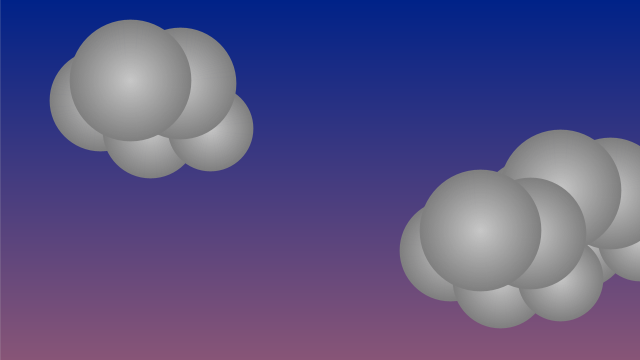
Frame 1 (no input)
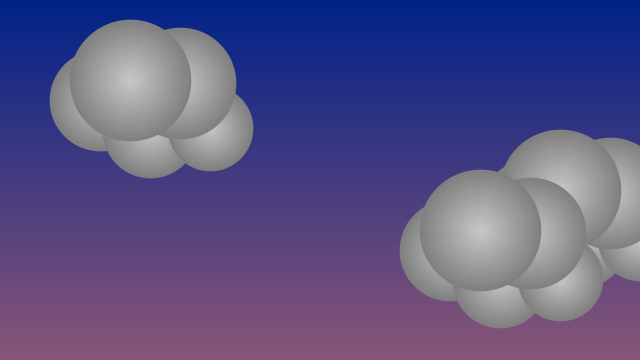
Frame 2 (the mouse pressed at the canvas centre, redrawn once)

The Processing sketch that drew these frames (run headless with seeded random() and noise(); the mouse was pressed at the canvas centre and the sketch redrawn once):

// Processing sketch: processing_182099
// ── processing_182099.pde

int Y_AXIS = 0;
int X_AXIS = 1;
color b1, b2, w, g;

void setup() {
  size(640, 360);
  
  b1 = color(#002288);
  b2 = color(#885577);
  w = color(200);
  g = color(128);
  
  noLoop();
}

void draw() {
  // Sky
  drawGradient(0, 0, width, height, b1, b2, Y_AXIS);
  drawCloud(100, 100);
  drawCloud(530, 210);
  drawCloud(450, 250);
}

void drawCloud(int x, int y) {
  drawRadialGradient(x, y, 50, w, g);
  drawRadialGradient(x + 50, y + 30, 47, w, g);
  drawRadialGradient(x + 110, y + 28, 42, w, g); 
  drawRadialGradient(x + 80, y - 17, 55, w, g);
  drawRadialGradient(x + 30, y - 20, 60, w, g);
}

void drawGradient(int x, int y, float w, float h, color c1, color c2, int axis) {
  noFill();
  
  int bottomBoundary = y + (int)h;
  int rightBoundary = x + (int)w;
  
  if (axis == Y_AXIS) {
    for (int i = y; i <= bottomBoundary; i++) {
      // Map takes a # from a given range, scales the range, returns the #'s new val
      float ratio = map(i, y, bottomBoundary, 0, 1);
      // Yay lerping!
      color c = lerpColor(c1, c2, ratio);
      stroke(c);
      line(x, i, rightBoundary, i);
    }
  } else {
    for (int i = x; i <= rightBoundary; i++) {
      float ratio = map(i, x, rightBoundary, 0, 1);
      color c = lerpColor(c1, c2, ratio);
      stroke(c);
      line(i, y, i, bottomBoundary);
    }
  }
}

void drawRadialGradient(int centerX, int centerY, float radius, color centerColor, color outerColor) {
  noFill();
  ellipseMode(RADIUS);
  strokeWeight(1.75);
  for (int i = 0; i <= radius; i++) {
    float ratio = i / radius;
    color c = lerpColor(centerColor, outerColor, ratio);
    stroke(c);
    ellipse(centerX, centerY, i, i);
  }
}
